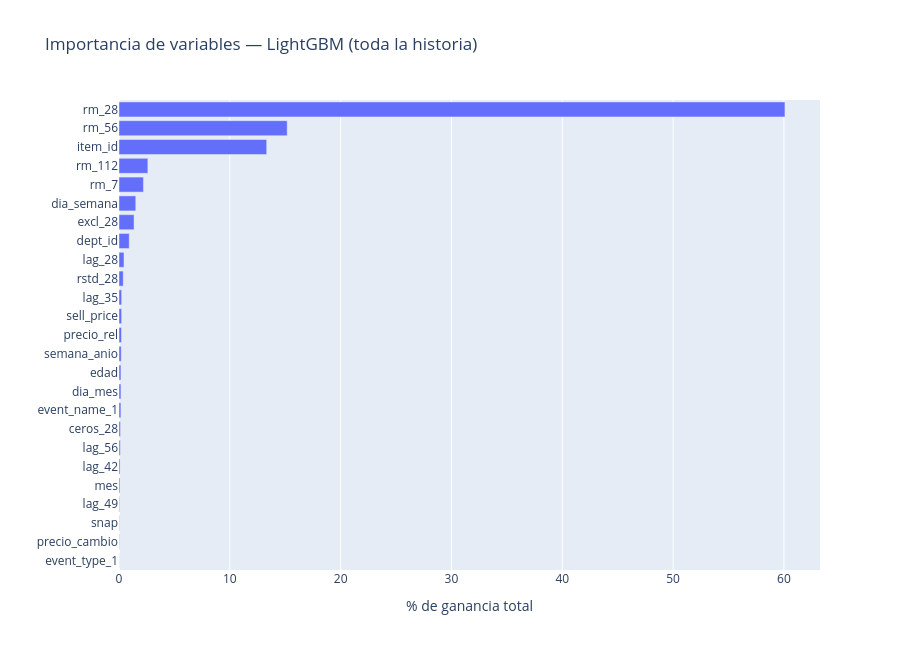

The notebook cell this image was saved under:
### Code cell
imp = (pd.DataFrame({"feature": FEATS,
                     "gain": modelo_todo.booster_.feature_importance(importance_type="gain")})
         .assign(gain_pct=lambda d: d["gain"] / d["gain"].sum() * 100)
         .sort_values("gain_pct"))

fig = px.bar(imp, x="gain_pct", y="feature", orientation="h",
             labels={"gain_pct": "% de ganancia total", "feature": ""},
             title="Importancia de variables — LightGBM (toda la historia)")
fig.update_layout(height=650, width=900)
fig.write_html(FIG_DIR / "07_lgb_importancia.html", include_plotlyjs="cdn")
try:
    fig.write_image(FIG_DIR / "07_lgb_importancia.png", scale=2)
except Exception as e:
    print(f"PNG no generado ({e})")
fig.show()

### Figure 1 — Plotly figure (JSON) as saved in the notebook; plotly's stock layout.template omitted (floating-point values rounded to 4 significant figures)
{"data": [{"hovertemplate": "% de ganancia total=%{x}<br>=%{y}<extra></extra>", "legendgroup": "", "marker": {"color": "#636efa", "pattern": {"shape": ""}}, "name": "", "orientation": "h", "showlegend": false, "textposition": "auto", "type": "bar", "x": [0.005631, 0.02786, 0.02875, 0.04894, 0.0851, 0.09407, 0.1158, 0.1325, 0.1719, 0.1752, 0.1755, 0.2018, 0.2262, 0.2366, 0.2409, 0.3825, 0.4492, 0.922, 1.358, 1.515, 2.208, 2.604, 13.33, 15.18, 60.09], "xaxis": "x", "y": ["event_type_1", "precio_cambio", "snap", "lag_49", "mes", "lag_42", "lag_56", "ceros_28", "event_name_1", "dia_mes", "edad", "semana_anio", "precio_rel", "sell_price", "lag_35", "rstd_28", "lag_28", "dept_id", "excl_28", "dia_semana", "rm_7", "rm_112", "item_id", "rm_56", "rm_28"], "yaxis": "y"}], "layout": {"barmode": "relative", "height": 650, "legend": {"tracegroupgap": 0}, "title": {"text": "Importancia de variables — LightGBM (toda la historia)"}, "width": 900, "xaxis": {"anchor": "y", "domain": [0, 1], "title": {"text": "% de ganancia total"}}, "yaxis": {"anchor": "x", "domain": [0, 1], "title": {"text": ""}}}}
